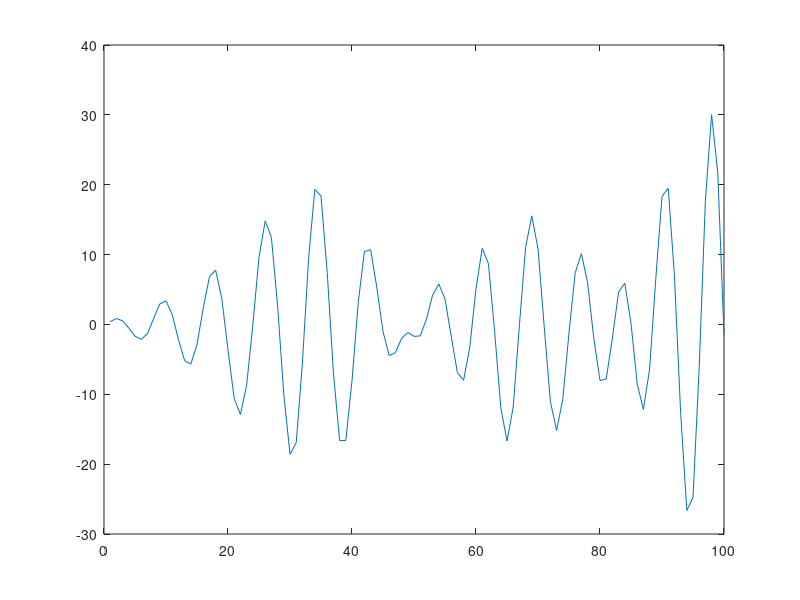

MATLAB code to generate this figure:
% http://stackoverflow.com/questions/12925443/generating-appropriately-scaled-ar-process-using-matlab-filter

A=[1 -2.7607 3.8106 -2.6535 0.9238]; 
%A = [1 -0.7 -0.25];
% AR(4) coefficients
y=filter(1,A,sqrt(0.2)*randn(100,1)); 
% Filter a white noise input to create AR(4) process
[ar_coeffs,nv] =arburg(y,4)
%compare the results in ar_coeffs to the vector A.
plot(y) 


x=randn(1000,1);
rho=0.50;

% Old while-loop      
y2=x;
I=2;
while I<=length(x);
   y2(I)=10+y2(I-1)*rho+x(I);
   I=I+1;
end;
